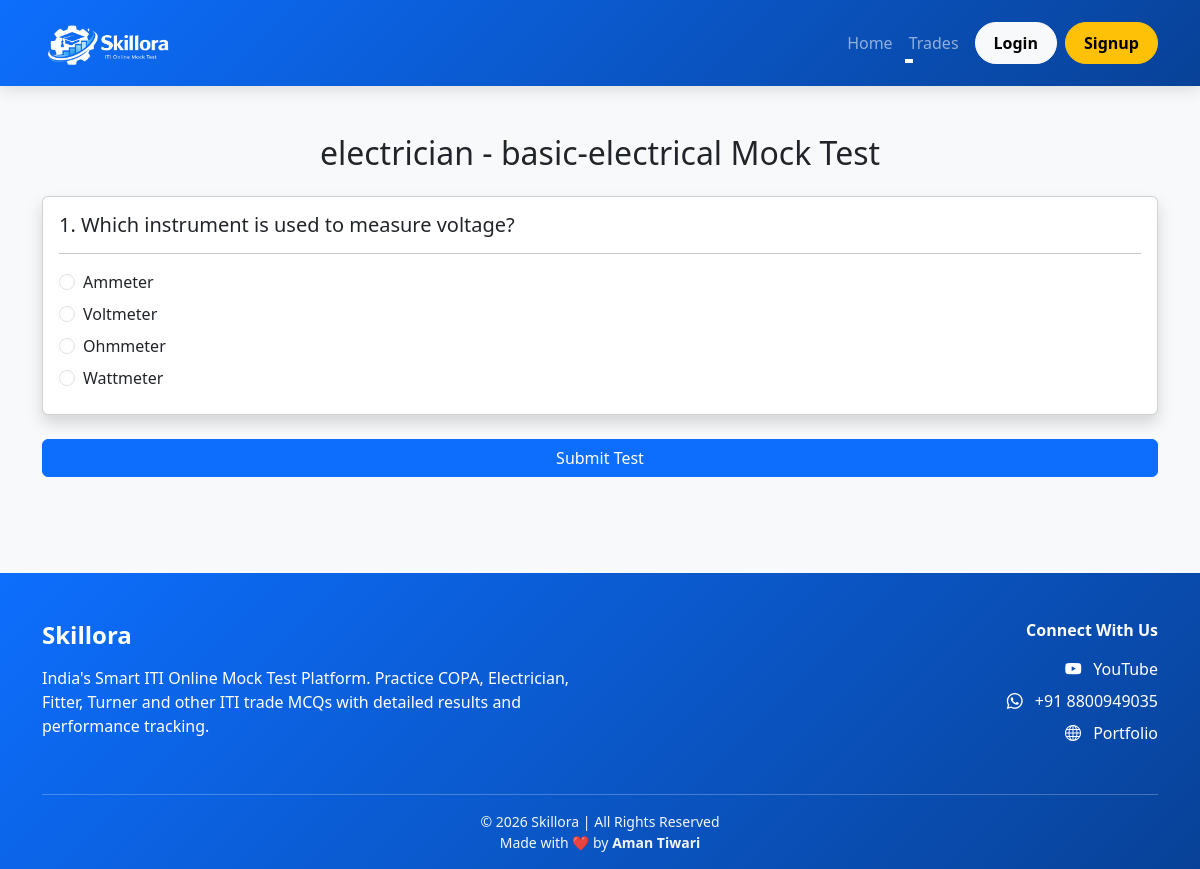
Screenshot of /electrician/basic-electrical/ with the database file from the repository.
### myapp/models.py (models this page shows, shortened)
class Question(models.Model):
    trade = models.CharField(max_length=100)
    chapter = models.CharField(max_length=100)
    question = models.TextField()
    option1 = models.CharField(max_length=200)
    option2 = models.CharField(max_length=200)
    option3 = models.CharField(max_length=200)
    option4 = models.CharField(max_length=200)
    answer = models.CharField(max_length=200)

### myapp/views.py (the view, shortened to what this page needs)
# urls.py: path('<str:trade>/<str:chapter>/', views.trade_test,name='trade_test'
def trade_test(request, trade, chapter):
    questions = Question.objects.filter(
        trade=trade,
        chapter=chapter
    )[:20]
    score = None
    correct = 0
    incorrect = 0
    skipped = 0
    percentage = 0
    pass_status = False
    question_results = []
    return render(request, 'test.html', {
        'questions': questions,
        'score': score,
        'correct': correct,
        'incorrect': incorrect,
        'skipped': skipped,
        'question_results': question_results,
        'percentage': percentage,
        'pass_status': pass_status,
        'trade': trade,
        'chapter': chapter
    })

### templates/test.html (shortened to what this page needs)
{% extends 'base.html' %}
{% block content %}
{% if score is None %}
<div class="container mt-5">
    <h2 class="text-center mb-4">
        {{ trade }} - {{ chapter }} Mock Test
    </h2>
    <form method="POST">
        {% for q in questions %}
        <div class="card mb-4 shadow">
            <div class="card-body">
                <h5>
                    {{ forloop.counter }}.
                    {{ q.question }}
                </h5>
                <hr>
                <div class="form-check mb-2">
                    <input class="form-check-input"
                           type="radio"
                           name="{{ q.id }}"
                           value="{{ q.option1 }}">
                    <label class="form-check-label">
                        {{ q.option1 }}
                    </label>
                </div>
                <div class="form-check mb-2">
                    <input class="form-check-input"
                           type="radio"
                           name="{{ q.id }}"
                           value="{{ q.option2 }}">
                    <label class="form-check-label">
                        {{ q.option2 }}
                    </label>
                </div>
                <div class="form-check mb-2">
                    <input class="form-check-input"
                           type="radio"
                           name="{{ q.id }}"
                           value="{{ q.option3 }}">
                    <label class="form-check-label">
                        {{ q.option3 }}
                    </label>
                </div>
                <div class="form-check mb-2">
                    <input class="form-check-input"
                           type="radio"
                           name="{{ q.id }}"
                           value="{{ q.option4 }}">
                    <label class="form-check-label">
                        {{ q.option4 }}
                    </label>
                </div>
            </div>
        </div>
        {% endfor %}
        <button class="btn btn-primary w-100 mb-5">
            Submit Test
        </button>
    </form>
</div>
{% endif %}
{% endblock %}

### templates/base.html (style rules this page uses)
:root { --primary:#0d6efd; --dark:#084298; }
body { background:#f8f9fa; min-height:100vh; }
.container { animation:fadeIn .4s ease; }

### rows the page displays
Question: trade "electrician", chapter "basic-electrical", question "Which instrument is used to measure voltage?", option1 "Ammeter", option2 "Voltmeter", option3 "Ohmmeter", option4 "Wattmeter"
